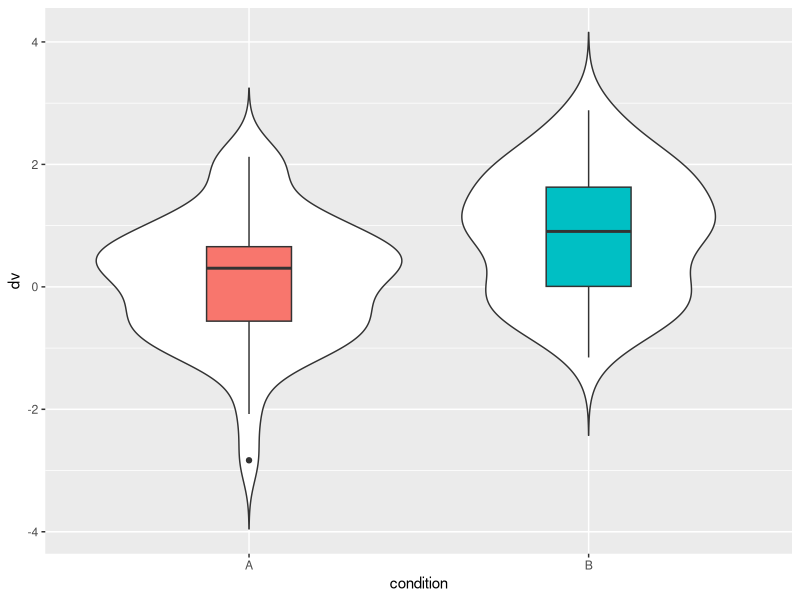

Here is the R script that generated this plot:
## ---- chunk 1
knitr::opts_chunk$set(echo = TRUE)
library(tidyverse)
## ---- chunk 2
n <- 100

data <- data.frame(
  id = 1:n,
  condition = c("A", "B") |> rep(each = n/2),
  dv = c(rnorm(n/2, 0), rnorm(n/2, 1))
)
## ---- chunk 3
ggplot(data, aes(condition, dv)) +
  geom_violin(trim = FALSE) +
  geom_boxplot(width = 0.25,
               aes(fill = condition),
               show.legend = FALSE)
